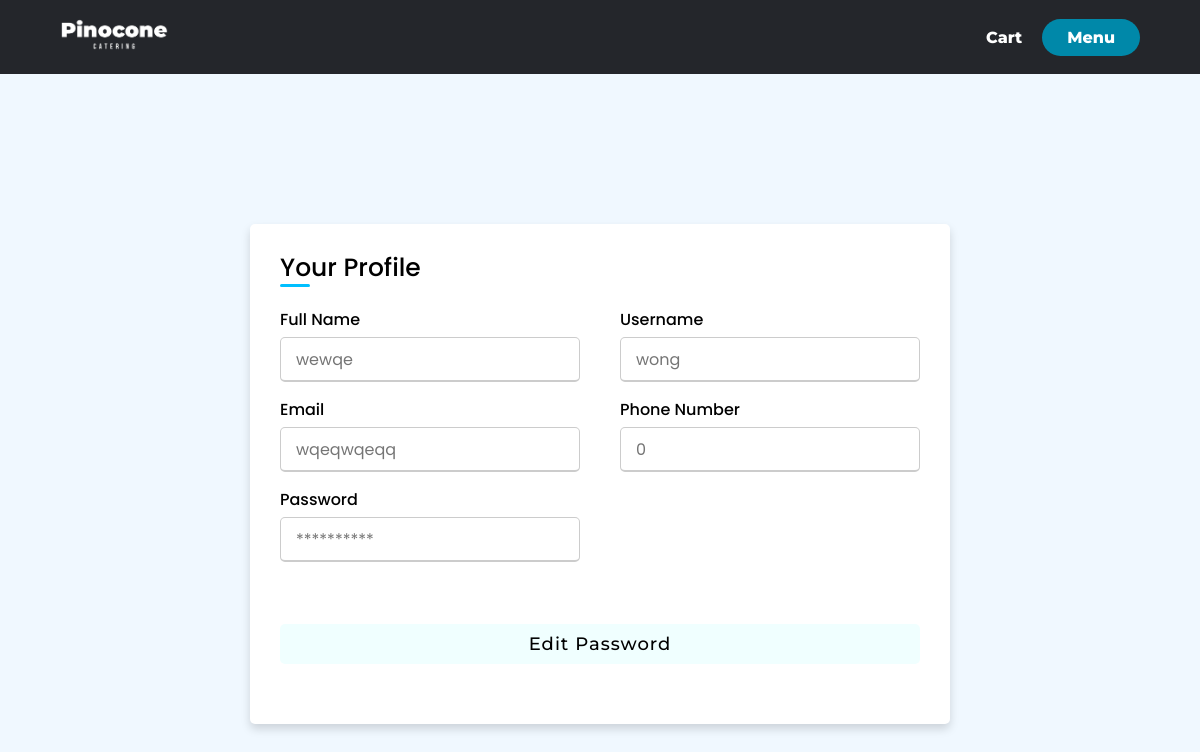
The app's page /customerProfile.php (signed in) with its own data.
### tables this page shows
CREATE TABLE `userdatabase` (
  `id` int(200) NOT NULL,
  `name` varchar(200) NOT NULL,
  `email` text NOT NULL,
  `phone` int(20) NOT NULL,
  `username` varchar(200) NOT NULL,
  `password` varchar(200) NOT NULL,
  `admin` tinyint(1) NOT NULL,
  `membership_status` tinyint(1) NOT NULL,
  `membership_expiry` date DEFAULT NULL
);

### login-functions.php (called while the page is built, shortened)
<?php
function check_login($conn){
    if(isset($_SESSION['user_id'])){
        $id = $_SESSION['user_id'];
        $query = "select * from userdatabase where id = '$id' limit 1";
        $result = mysqli_query($conn,$query);
        if($result && mysqli_num_rows($result) > 0){
            $user_data = mysqli_fetch_assoc($result);
            return 1;
        }
    }
    else{
        return 0;
    }
    die;
}

### customerProfile.php (the view, shortened to what this page needs)
<!DOCTYPE html>
<html lang="en" dir="ltr">
  <head>
    <link rel="stylesheet" href="style/styleCustProfile.css">
       <link rel="stylesheet" href="https://cdnjs.cloudflare.com/ajax/libs/font-awesome/5.15.2/css/all.min.css"/>
   </head>
<body>
    <?php include_once 'mainMenu-navbar.php'; ?>
    <div class="Profile">
        <div class="container">
            <div class="title">Your Profile</div>
            <div class="content">
            <form action="#">
                <div class="user-details">
                <div class="input-box">
                    <span class="details">Full Name</span>
                    <input type="text" placeholder="<?php echo $user_data["name"] ?>" readonly>
                </div>
                <div class="input-box">
                    <span class="details">Username</span>
                    <input type="text" placeholder="<?php echo $user_data["username"] ?>" readonly>
                </div>
                <div class="input-box">
                    <span class="details">Email</span>
                    <input type="text" placeholder="<?php echo $user_data["email"] ?>" readonly>
                </div>
                <div class="input-box">
                    <span class="details">Phone Number</span>
                    <input type="text" placeholder="<?php echo $user_data["phone"] ?>" readonly>
                </div>
                <div class="input-box">
                    <span class="details">Password</span>
                    <input type="text" placeholder="**********" readonly>
                </div>
                </div>
                    <button class="button" onclick="openForm()">Edit Password</button>
            </form>
            </div>
        </div>
    </div>
</body>
</html>

### style/styleCustProfile.css (style rules this page uses)
* { margin: 0; padding: 0; box-sizing: border-box; font-family: 'Poppins',sans-serif; }
.Profile { height: 100vh; display: flex; justify-content: center; align-items: center; padding: 10px; background: #F0F8FF; }
.container { max-width: 700px; width: 100%; background-color: #fff; padding: 25px 30px; border-radius: 5px; box-shadow: 0 5px 10px rgba(0,0,0,0.15); }
.container .title { font-size: 25px; font-weight: 500; position: relative; }
.container .title::before { content: ""; position: absolute; left: 0; bottom: 0; height: 3px; width: 30px; border-radius: 5px; background: #00BFFF; }
.content form .user-details { display: flex; flex-wrap: wrap; justify-content: space-between; margin: 20px 0 12px 0; }
form .user-details .input-box { margin-bottom: 15px; width: calc(100% / 2 - 20px); }
form .input-box span.details { display: block; font-weight: 500; margin-bottom: 5px; }
.user-details .input-box input { height: 45px; width: 100%; outline: none; font-size: 16px; border-radius: 5px; padding-left: 15px; border: 1px solid #ccc; border-bottom-width: 2px; transition: all 0.3s ease; }
form .button { height: 45px; margin: 35px 0 }
form .button { height: 100%; width: 100%; border-radius: 5px; border: none; color: #000000; font-size: 18px; font-weight: 500; letter-spacing: 1px; cursor: pointer; transition: all 0.3s ease; background: #F0FFFF }

### style/styleMainMenu-Navbar.css (style rules this page uses)
* { box-sizing: border-box; margin: 0; padding: 0; }
li, a, button { font-family: "Montserrat", sans-serif; font-weight: 800; font-size: 16px; color: #ffffff; text-decoration: none; }
button { padding: 9px 25px; background-color: rgba(0,136,169,1); border: none; border-radius: 50px; cursor: pointer; transition: all 0.3s ease 0s; }

### records on screen
userdatabase: name "wewqe", username "wong", email "wqeqwqeqq", phone "0"
